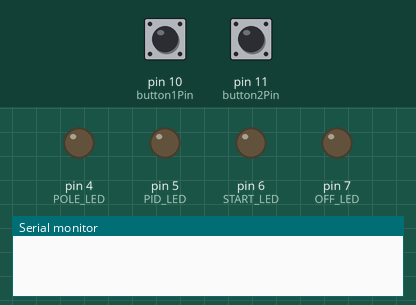
Recording of a sketch running on a simulated Arduino Uno, built with avr-gcc and run on an emulated ATmega328P. Shown: output pins drawn as LEDs (lit = HIGH), the last lines printed to the serial monitor. The test bench sets the inputs (shaded band); at power-on: pin 10 (button1Pin) HIGH, pin 11 (button2Pin) HIGH.

Above: at 1.2 s.
1.3 s: pin 10 (button1Pin) pulled LOW for 0.15 s
At 2.5 s:
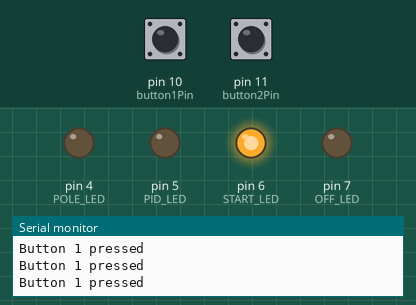
2.9 s: pin 11 (button2Pin) pulled LOW for 0.15 s
At 3.9 s:
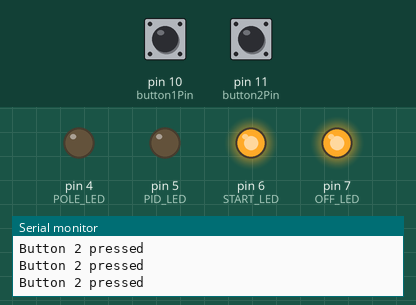
4.5 s: pin 10 (button1Pin) driven LOW and pin 11 (button2Pin) driven LOW
At 5.2 s:
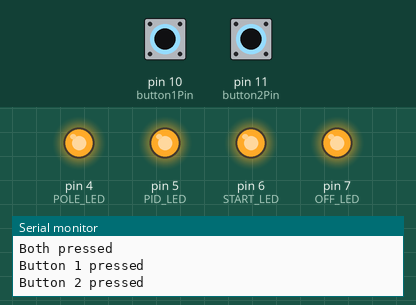
Timing chart, 0 to 7.5 s (numbered marks = the images above; inputs shaded):
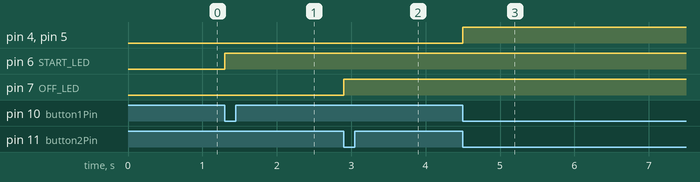

Measured:
- after the input at 1.3 s, pin 6 (START_LED): LOW → HIGH at once
- after the input at 2.9 s, pin 7 (OFF_LED): LOW → HIGH at once
- after the input at 4.5 s, pin 4 (POLE_LED), pin 5 (PID_LED): LOW → HIGH at once

The sketch:

led_button_test.ino
```cpp
const int button1Pin = 10;  // STOP BUTTON
const int button2Pin = 11;  // START Button
const int START_LED = 6;
const int OFF_LED = 7;
const int POLE_LED = 4;
const int PID_LED = 5;


void setup() {
  pinMode(button1Pin, INPUT_PULLUP);
  pinMode(button2Pin, INPUT_PULLUP);
  pinMode(START_LED, OUTPUT);
  pinMode(OFF_LED, OUTPUT);
  pinMode(POLE_LED, OUTPUT);
  pinMode(PID_LED, OUTPUT);
  digitalWrite(OFF_LED, LOW);
  Serial.begin(9600);


}


void loop() {
  // Check if button 1 is pressed
  if (digitalRead(button1Pin) == LOW) { // Button is active-low (pressed when LOW)
    digitalWrite(START_LED, HIGH);        // Turn on LED 1
    Serial.println("Button 1 pressed"); // Print message to serial
  } else {
   // digitalWrite(START_LED, LOW);         // Turn off LED 1 when button is not pressed
  }

  // Check if button 2 is pressed
  if (digitalRead(button2Pin) == LOW) { // Button is active-low (pressed when LOW)
    digitalWrite(OFF_LED, HIGH);        // Turn on LED 2
    Serial.println("Button 2 pressed"); // Print message to serial
  } else {
   // digitalWrite(OFF_LED, LOW);         // Turn off LED 2 when button is not pressed
  }

  if (digitalRead(button2Pin) == LOW & digitalRead(button1Pin) == LOW) { // Button is active-low (pressed when LOW)
    digitalWrite(PID_LED, HIGH);
    digitalWrite(POLE_LED, HIGH);// Turn on LED 2
    Serial.println("Both pressed"); // Print message to serial
  } else {
   // digitalWrite(PID_LED, LOW);
   // digitalWrite(POLE_LED, LOW);// Turn on LED 2

  }
}
```
